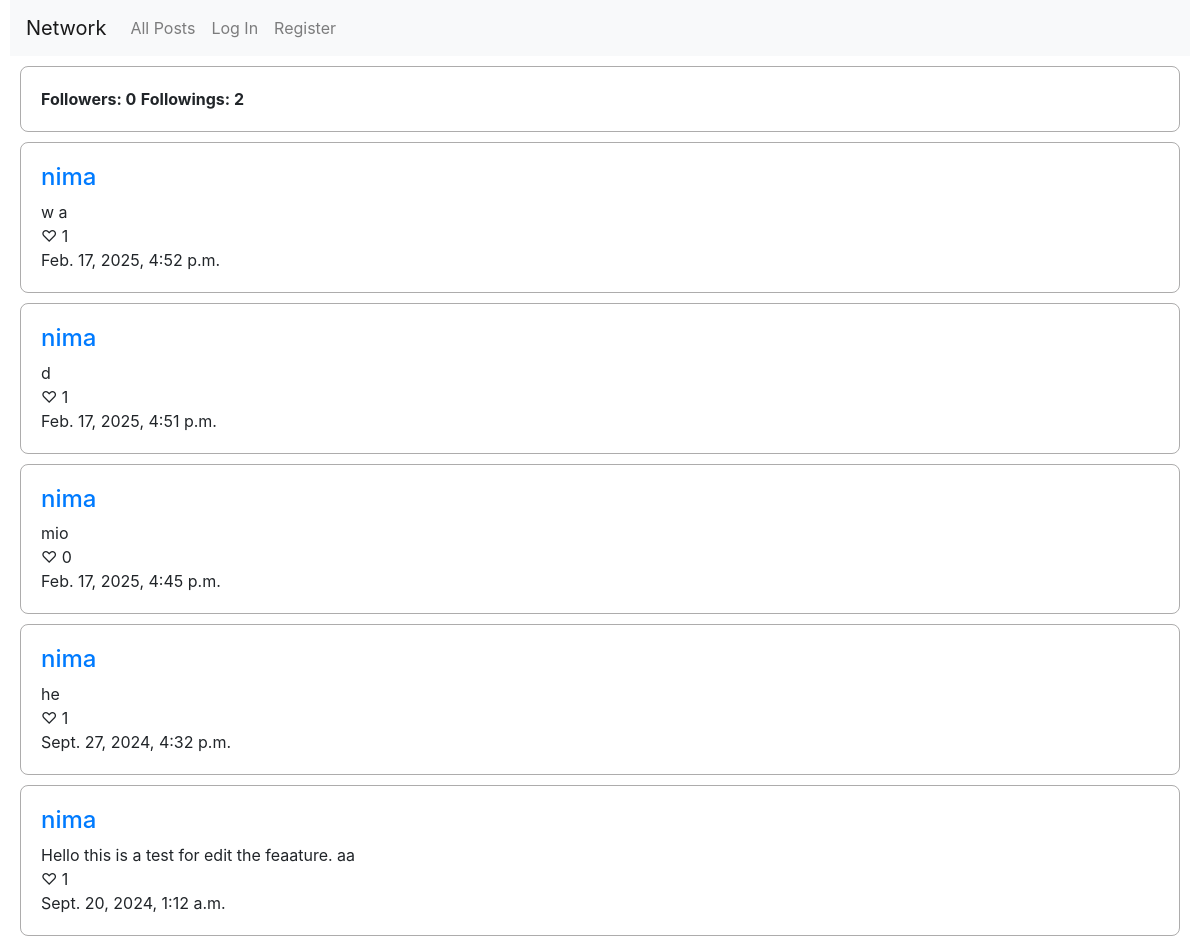
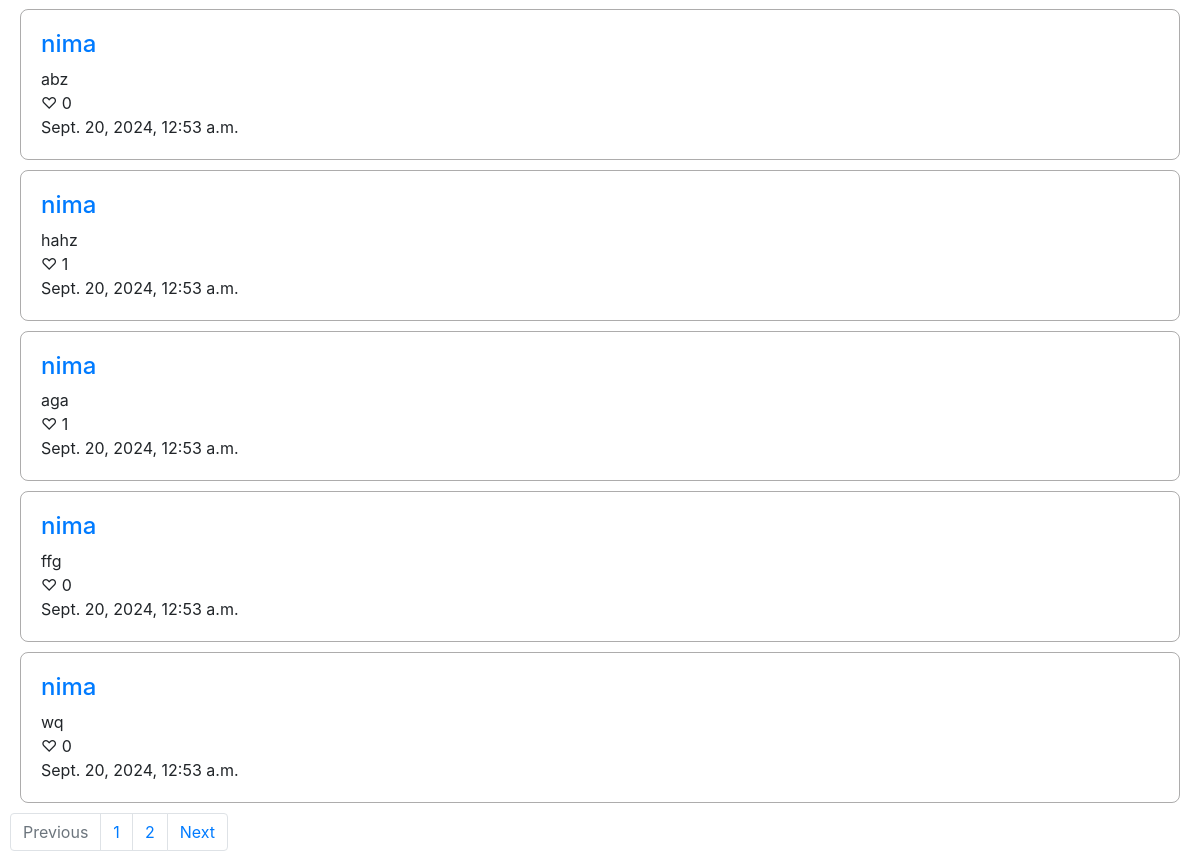
The app's page /profile/1 with its own data (2 pictures, top to bottom).
### network/models.py (models this page shows, shortened)
class User(AbstractUser):
    pass

class Post(models.Model):
    user = models.ForeignKey(User, on_delete=models.CASCADE, related_name='posts')
    content = models.TextField()
    likes = models.ManyToManyField(User,symmetrical=False, blank=True, related_name='like')
    timestamp = models.DateTimeField(auto_now_add=True)

### network/views.py (the view)
# urls.py: path('profile/<int:userId>', views.profile, name='profile'),
def profile(request, userId):
    user = User.objects.get(pk=userId)
    viewer = request.user
    posts = Post.objects.filter(user=user).order_by('-timestamp')
    followers = user.followers.all()
    followings = user.followings.all()
    paginator = Paginator(posts, 10)
    page_number = request.GET.get('page')
    page_obj = paginator.get_page(page_number)
    if viewer != user:
        self = False
    else:
        self = True
    for i in followers:
        if i.user == viewer:
            follows = True
            break
    else:
        follows = False
    return render(request, 'network/profile.html', {
        'page_obj': page_obj,
        'followings': followings,
        'followers': followers,
        'self': self,
        'follows': follows,
        'userf': user,
    })

### network/templates/network/profile.html (shortened to what this page needs)
{% extends "network/layout.html" %}
{% block body %}
<div id='follow-box'>
    <strong>Followers: <div id='followers-count' >{{followers.count}}</div></strong> <strong>Followings: {{followings.count}} </strong>
</div>
{% for post in page_obj %}
<div class='posts'>
    <a href="{% url 'profile' post.user.id %}"><h4> {{ post.user}} </h4></a>
    <div id='post-body-{{forloop.counter}}'>
        {{post.content}}
    </div>
    <div id='like-container-{{post.id}}'class='like-container' >
        {% if user.is_authenticated %}
            {% if user in post.likes.all %}
                <div id='unlike-{{post.id}}' onclick='unlike({{post.id}})' >❤️ {{post.likes.count}}</div>
            {% else %}
                <div id='like-{{post.id}}' onclick='like({{post.id}})' >🤍 {{post.likes.count}} </div>
            {% endif %}
        {% else %}
            <div>♡ {{post.likes.count}}</div>
        {% endif %}
    </div>
    {{post.timestamp}}
    <br>
</div>
{%endfor%}
{% endblock  %}

### network/templates/network/layout.html (shortened to what this page needs)
{% load static %}
<!DOCTYPE html>
<html lang="en">
    <head>
        <link rel="stylesheet" href="https://stackpath.bootstrapcdn.com/bootstrap/4.4.1/css/bootstrap.min.css">
        <link href="{% static 'network/styles.css' %}" rel="stylesheet">
    </head>
    <body>
        <nav class="navbar navbar-expand-lg navbar-light bg-light">
            <a class="navbar-brand" href="#">Network</a>
            <div>
              <ul class="navbar-nav mr-auto">
                <li class="nav-item">
                  <a class="nav-link" href="{% url 'index' %}">All Posts</a>
                </li>
                {% if user.is_authenticated %}
                    <li class="nav-item">
                        <a class="nav-link" href="{% url 'following'%}">Following</a>
                    </li>
                    <li class="nav-item">
                        <a class="nav-link" href="{% url 'logout' %}">Log Out</a>
                    </li>
                {% else %}
                    <li class="nav-item">
                        <a class="nav-link" href="{% url 'login' %}">Log In</a>
                    </li>
                    <li class="nav-item">
                        <a class="nav-link" href="{% url 'register' %}">Register</a>
                    </li>
                {% endif %}
              </ul>
            </div>
          </nav>
        <div class="body">
            {% block body %}
            {% endblock %}
        </div>
        <div class="pagination">
            <nav aria-label="Page navigation example">
                <ul class="pagination">
                    {% if page_obj.has_previous %}
                        <li class="page-item">
                            <a class="page-link" href="?page={{ page_obj.previous_page_number }}" aria-label="Previous">
                            <span aria-hidden="true">Previous</span>
                            </a>
                        </li>
                    {% else %}
                        <li class="page-item disabled">
                            <span class="page-link">Previous</span>
                        </li>
                    {% endif %}
                    {% for page in page_obj.paginator.page_range %}
                        <li class="page-item"><a class="page-link" href="?page={{ page }}"> {{page}}</a></li>
                    {% endfor %}
                    {% if page_obj.has_next %}
                        <li class="page-item">
                            <a class="page-link" href="?page={{ page_obj.next_page_number }}" aria-label="Next">
                            <span aria-hidden="true">Next</span>
                            </a>
                        </li>
                    {% else %}
                        <li class="page-item disabled">
                            <span class="page-link">Next</span>
                        </li>
                    {% endif %}
                </ul>
            </nav>
        </div>
    </body>
</html>

### network/static/network/styles.css (style rules this page uses)
body, html { margin-left:5px; margin-right:5px; }
.posts { margin: 10px; padding: 20px; border: 1px solid rgba(33, 32, 32, 0.368); border-radius: 8px; }
.like-container { width: 40px; }
#follow-box { margin: 10px; padding: 20px; border: 1px solid rgba(33, 32, 32, 0.368); border-radius: 8px; }
#followers-count { width: 10px; display: inline; }

### records on screen
User: count "2"
Post: user "nima", content "w a", likes.count "1", timestamp "Feb. 17, 2025, 4:52 p.m."
Post: user "nima", content "d", likes.count "1", timestamp "Feb. 17, 2025, 4:51 p.m."
Post: user "nima", content "mio", likes.count "0", timestamp "Feb. 17, 2025, 4:45 p.m."
Post: user "nima", content "he", likes.count "1", timestamp "Sept. 27, 2024, 4:32 p.m."
Post: user "nima", content "Hello this is a test for edit the feaature. aa", likes.count "1", timestamp "Sept. 20, 2024, 1:12 a.m."
Post: user "nima", content "abz", likes.count "0", timestamp "Sept. 20, 2024, 12:53 a.m."
Post: user "nima", content "hahz", likes.count "1", timestamp "Sept. 20, 2024, 12:53 a.m."
Post: user "nima", content "aga", likes.count "1", timestamp "Sept. 20, 2024, 12:53 a.m."
Post: user "nima", content "ffg", likes.count "0", timestamp "Sept. 20, 2024, 12:53 a.m."
Post: user "nima", content "wq", likes.count "0", timestamp "Sept. 20, 2024, 12:53 a.m."

### other values on screen
{{ followers.count }} "0"
{{ page }} "1" "2"
